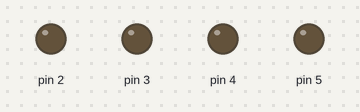
This sketch was run on a simulated Arduino Uno, built with avr-gcc and run on an emulated ATmega328P. On the bench: output pins drawn as LEDs (lit = HIGH).

Above: at 0.12 s.
At 2.37 s:
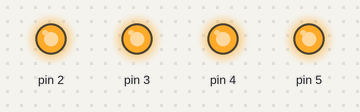
Timing chart, 0 to 3.0 s (numbered marks = the images above):
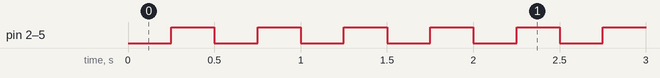

The sketch:

4LED.ino
```cpp
int jj = 0;
void setup() {
  for(int i =2;i<6;i++)
  pinMode (i,OUTPUT);
}
void loop() {
  for(int i =2;i<6;i++)
  digitalWrite (i,jj);
  delay (250);
  jj^=1;
}
```

Measured:
- by itself, pin 2–5: alternates HIGH for 0.25 s and LOW for 0.25 s
